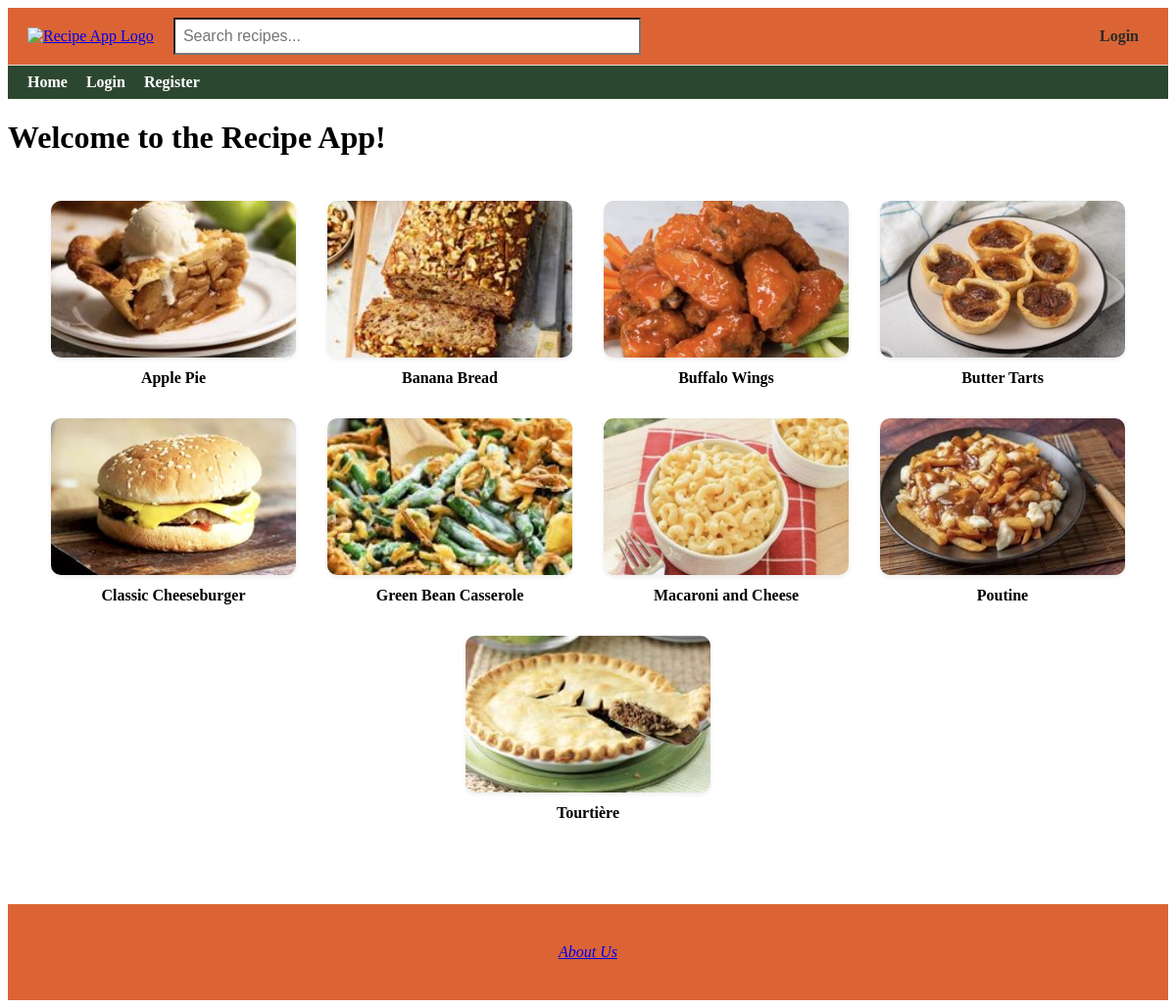
The page / on the database its author committed.
### app/models.py (models this page shows, shortened)
class Recipe(db.Model):
    id = db.Column(db.Integer, primary_key=True)
    title = db.Column(db.String(100), nullable=False)
    description = db.Column(db.Text, nullable=False)
    ingredients = db.Column(db.Text, nullable=True)
    instructions = db.Column(db.Text, nullable=True)
    image_filename = db.Column(db.String(120), nullable=True)
    created = db.Column(db.DateTime, default=get_local_time)
    user_id = db.Column(db.Integer, db.ForeignKey('user.id'), nullable=False)
    rating_sum = db.Column(db.Integer, default=0)
    rating_count = db.Column(db.Integer, default=0)
    user = db.relationship('User', backref=db.backref('user_recipes', lazy=True), overlaps="author,recipes")
    comments = db.relationship('Comment', backref=db.backref('recipe', lazy=True)) #Relationship to comments (one-to-many)

### app/routes.py (the view)
@app.route('/', methods=['GET','POST'])
def home():
    recipes = Recipe.query.order_by(Recipe.title.asc()).all()
    return render_template('home.html', recipes=recipes)

### app/routes.py (called while the page is built)
@app.context_processor
def inject_user():
    return dict(current_user=current_user)

### app/templates/home.html (shortened to what this page needs)
{% extends "base.html" %}
{% block content %}
<h1>Welcome to the Recipe App!</h1>
{% set colors = ['#FF6B6B', '#6BCB77', '#4D96FF', '#FFC75F', '#F9F871', '#A393EB', '#FF9671', '#00C9A7', '#D65DB1', '#845EC2'] %}
<div class="recipe-grid">
    {% for recipe in recipes %}
        {% set has_image = recipe.image_filename is not none %}
        {% set color = colors[recipe.id % colors|length] %}
        <a href="{{ url_for('recipe_details', id=recipe.id) }}"
            class="recipe-card {% if has_image %}has-image{% endif %}">
            <div class="recipe-card-box"
                style="background-color: {% if not has_image %}{{ color }}{% else %}transparent{% endif %};">
                {% if has_image %}
                    <img src="{{ url_for('static', filename='uploads/' + recipe.image_filename) }}"
                        alt="{{ recipe.title }}">
                {% endif %}
            </div>
            <div class="recipe-title">{{ recipe.title }}</div>
        </a>
    {% endfor %}
</div>
{% endblock %}

### app/templates/base.html (shortened to what this page needs)
<!DOCTYPE html>
<html lang="en">
<head>
</head>
<body>
    <div class="top-navbar">
        <div class="logo">
            <a href="{{ url_for('home') }}">
                <img src="{{ url_for('static', filename='spartan.png') }}" alt="Recipe App Logo">
            </a>
        </div>
        <div class="search-bar">
            <form action="{{ url_for('visitor_recipes') }}" method="get">
                <input type="text" name="q" placeholder="Search recipes...">
            </form>
        </div>
        <div class="login-link">
            {% if current_user.is_authenticated %}
                <div class="dropdown">
                    <button class="dropdown-toggle">{{ current_user.username }} ▼</button>
                    <div class="dropdown-content">
                        <a href="{{ url_for('public_profile', user_id=current_user.id) }}">Profile</a>
                        <a href="{{ url_for('view_profile') }}">Settings</a>
                        <a href="{{ url_for('logout') }}">Logout</a>
                    </div>
                </div>
            {% elif session.get('visitor_email') %}
                <a href="{{ url_for('logout') }}">Exit Visitor Mode</a>
            {% else %}
                <a href="{{ url_for('login') }}">Login</a>
            {% endif %}
        </div>
    </div>
    <div class="bottom-navbar">
    <a href="{{ url_for('home') }}" {% if request.endpoint == 'home' %}class="active"{% endif %}>Home</a>
    {% if current_user.is_authenticated %}
        <a href="{{ url_for('recipes') }}" {% if request.endpoint == 'recipes' %}class="active"{% endif %}>My Recipes</a>
        <a href="{{ url_for('make_recipe') }}" {% if request.endpoint == 'make_recipe' %}class="active"{% endif %}>Make Recipe</a>
        <a href="{{ url_for('logout') }}">Logout</a>
    {% elif session.get('visitor_email') %}
        <a href="{{ url_for('visitor_recipes') }}" {% if request.endpoint == 'visitor_recipes' %}class="active"{% endif %}>Visitor Recipes</a>
        <a href="{{ url_for('logout') }}">Exit Visitor Mode</a>
    {% else %}
        <a href="{{ url_for('login') }}" {% if request.endpoint == 'login' %}class="active"{% endif %}>Login</a>
        <a href="{{ url_for('register') }}" {% if request.endpoint == 'register' %}class="active"{% endif %}>Register</a>
    {% endif %}
    </div>
    {% block content %}{% endblock %}
    <footer>
    <a href="{{ url_for('about_us') }}">About Us</a>
</footer>
</body>
</html>

### app/templates/base.html (style rules this page uses)
.top-navbar { display: flex; align-items: center; justify-content: space-between; padding: 10px 20px; background-color: #dc6434; border-bottom: 1px solid #ddd; }
.top-navbar .logo img { height: 50px; }
.top-navbar .search-bar { flex: 1; margin: 0 20px; }
.top-navbar .search-bar input[type="text"] { width: 50%; padding: 8px; font-size: 16px; background-color: #ffffff }
.top-navbar .login-link a { margin-left: 10px; margin-right: 10px; font-weight: bold; text-decoration: none; color: #282B28; transition: color 0.2s ease; }
.bottom-navbar { background-color: #2c4730; padding: 8px 20px; }
.bottom-navbar a { margin-right: 15px; text-decoration: none; font-weight: bold; color: #ffffff; }
footer { margin-top: 60px; padding: 40px 20px; text-align: center; background-color: #dc6434; color: #fbdb92; font-style: italic; }

### app/templates/home.html (style rules this page uses)
.recipe-grid { display: flex; flex-wrap: wrap; justify-content: center; gap: 32px; padding: 24px; max-width: 1200px; margin: 0 auto; }
.recipe-card { width: 250px; height: auto; text-decoration: none; color: inherit; display: flex; flex-direction: column; align-items: center; }
.recipe-card-box { width: 100%; height: 160px; border-radius: 10px; overflow: hidden; box-shadow: 0 2px 5px rgba(0, 0, 0, 0.08); transition: transform 0.2s ease, box-shadow 0.2s ease; }
.recipe-card img { width: 100%; height: 100%; object-fit: cover; display: block; }
.recipe-title { margin-top: 12px; font-weight: bold; font-size: 1em; text-align: center; }

### rows shown on the page
Recipe: image_filename (picture), title "Apple Pie"
Recipe: image_filename (picture), title "Banana Bread"
Recipe: image_filename (picture), title "Buffalo Wings"
Recipe: image_filename (picture), title "Butter Tarts"
Recipe: image_filename (picture), title "Classic Cheeseburger"
Recipe: image_filename (picture), title "Green Bean Casserole"
Recipe: image_filename (picture), title "Macaroni and Cheese"
Recipe: image_filename+title (picture), title "Poutine"
Recipe: image_filename (picture), title "Tourtière"
